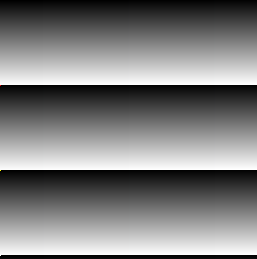
#> input picture pancake/tests/data/tiled-rgb16-old-deflate.tif, 257 x 259 px
$ python -i noah-peeters--ChimpStackr--src--algorithms--stacking_algorithms--cpu.py   (imports and definitions only)   (older library calls are emulated)
#> lines starting #> are read from the running program, lines starting #| are printed output that depends on the picture
#> further down, picture is the input picture: shape (259, 257, 3); mean B, G, R 125.6, 125.6, 125.6
"""
Focus stacking algorithms on CPU accelerated with Numba's njit.

Supports these stacking methods:
  - Laplacian Pyramid: Best for fine detail (hairs, bristles)
  - Hybrid: Pyramid detail with focus-weighted low frequencies (no halos)
  - Weighted Average: Smooth blending based on local contrast weights
  - Depth Map: Selects entire regions from the sharpest source frame
"""
import math

import numpy as np
import numba as nb
import cv2


# ──────────────────────────────────────────────
# Internal helpers
# ──────────────────────────────────────────────

# [188 lines left out: functions pad_array, get_deviation, gaussian_pyramid, compute_focusmap, compute_focusmap_thresholded, local_variance and 6 more, not called in this run]


def local_tone_map(image, strength=0.5):
    """
    Local tone-mapping to compensate for the contrast boost inherent
    in Laplacian pyramid max-contrast selection.

    Max-contrast selection pushes darks darker and brights brighter.
    This uses CLAHE (Contrast Limited Adaptive Histogram Equalization)
    blended with the original to bring the dynamic range back.

    Args:
        image: float32 BGR in 0-255 range
        strength: 0.0 = no tone-mapping, 1.0 = full CLAHE. Default 0.5.
    """
#> called with strength = 0.5
    if strength <= 0:
        return image

    # Work in float LAB and evaluate the CLAHE curves at full precision, so
    # the result isn't quantized to 256 levels (which an 8-bit round trip
    # would do to every stacked output). Same curves as cv2's CLAHE.
    img = np.clip(image, 0, 255).astype(np.float32) / 255.0
    lab = cv2.cvtColor(img, cv2.COLOR_BGR2LAB)   # L in 0..100
#> lab: shape (259, 257, 3) float32; mean of channels 0, 1, 2 51, 0, 0
    l_255 = np.clip(lab[:, :, 0] * 2.55, 0, 255)

    # CLAHE with moderate clip limit
    luts = _clahe_luts(np.round(l_255).astype(np.uint8), clip_limit=2.0, grid=8)
    l_corrected = _clahe_apply(luts, l_255)

    # Blend original L with CLAHE L
    lab[:, :, 0] = (l_255 * (1.0 - strength) + l_corrected * strength) / 2.55

    result = cv2.cvtColor(lab, cv2.COLOR_LAB2BGR)
    return np.clip(result * 255.0, 0, 255).astype(np.float32)


def _clahe_luts(gray_u8, clip_limit=2.0, grid=8):
    """Per-tile CLAHE lookup tables, computed like cv2.createCLAHE().

    Returns (luts[grid, grid, 256] float32, tile_w, tile_h).
    """
#> called with clip_limit = 2, grid = 8
    h, w = gray_u8.shape
#> h = 259; w = 257
    pad_y, pad_x = (-h) % grid, (-w) % grid
#> pad_y = 5; pad_x = 7
    src = cv2.copyMakeBorder(gray_u8, 0, pad_y, 0, pad_x, cv2.BORDER_REFLECT_101) \
        if pad_x or pad_y else gray_u8
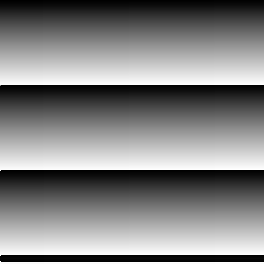
#> src: shape (264, 264); min 0, max 255, mean 129.5
    th, tw = src.shape[0] // grid, src.shape[1] // grid
#> th = 33; tw = 33
    hists = np.empty((grid, grid, 256), np.int64)
    for ty in range(grid):
        for tx in range(grid):
            tile = src[ty * th:(ty + 1) * th, tx * tw:(tx + 1) * tw]
            hists[ty, tx] = np.bincount(tile.ravel(), minlength=256)
    return clahe_luts_from_histograms(hists, tw * th, clip_limit), tw, th


def clahe_luts_from_histograms(hists, total, clip_limit=2.0):
    """CLAHE lookup tables from per-tile 256-bin histograms of `total` pixels."""
#> called with hists = array of shape (8, 8, 256), total = 1089, clip_limit = 2
    limit = max(int(clip_limit * total / 256), 1)
    luts = np.empty(hists.shape, np.float32)
    for tile in np.ndindex(hists.shape[:-1]):
        hist = hists[tile].astype(np.int64)
        clipped = int(np.maximum(hist - limit, 0).sum())
        hist = np.minimum(hist, limit)
        hist += clipped // 256
        residual = clipped - (clipped // 256) * 256
        if residual:
            step = max(256 // residual, 1)
            idx = np.arange(0, 256, step)[:residual]
            hist[idx] += 1
        luts[tile] = np.clip(np.round(np.cumsum(hist) * (255.0 / total)), 0, 255)
#> this loop made 64 passes
#> (clipped, residual, step) on passes 1 to 12: (825, 57, 4), (561, 49, 5), (825, 57, 4), (734, 222, 1), (825, 57, 4), (825, 57, 4), (566, 54, 4), (825, 57, 4), (825, 57, 4), (569, 57, 4), (825, 57, 4), (724, 212, 1)
    return luts


def _clahe_apply(lut_info, values):
    """Evaluate CLAHE at float values (0..255): bilinear between tiles, linear
    between LUT entries.

    Pixels between the same four tile centres share their LUTs, so each such
    block is evaluated with cv2.LUT (multi-threaded) instead of per-pixel
    gathers.
    """
    luts, tw, th = lut_info
#> tw = 33; th = 33
    grid = luts.shape[0]
#> grid = 8
    h, w = values.shape
#> h = 259; w = 257
    lo_f = np.floor(values)
    frac = (values - lo_f).astype(np.float32)
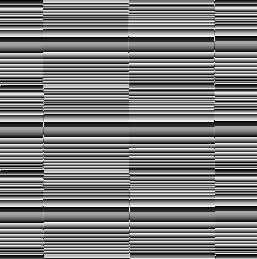
#> frac: shape (259, 257) float32; min 0, max 1, mean 0.485
    lo = np.clip(lo_f, 0, 255).astype(np.uint8)
    hi = cv2.add(lo, 1)                      # saturates at 255

    def regions(n, size):
        """(start, stop, tile1, tile2, weight-of-tile2) along one axis."""
        coords = np.arange(n, dtype=np.float32) / size - 0.5
        edges = [0] + [min(n, int(np.ceil((t + 0.5) * size))) for t in range(grid)] + [n]
#> edges = [0, 17, 50, 83, 116, 149, 182, 215, 248, 259]
        out = []
        for k in range(grid + 1):
            a, b = edges[k], edges[k + 1]
            if a < b:
                f = coords[a:b]
                out.append((a, b, max(k - 1, 0), min(k, grid - 1), (f - (k - 1)).astype(np.float32)))
        return out

    def tile_values(lut, lo_r, hi_r, fr):
        a, b = cv2.LUT(lo_r, lut), cv2.LUT(hi_r, lut)
        return a + (b - a) * fr

    out = np.empty((h, w), np.float32)
    for y0, y1, ty1, ty2, ya in regions(h, th):
        for x0, x1, tx1, tx2, xa in regions(w, tw):
            block = (lo[y0:y1, x0:x1], hi[y0:y1, x0:x1], frac[y0:y1, x0:x1])
            wx, wy = xa[None, :], ya[:, None]
            top = (tile_values(luts[ty1, tx1], *block) * (1.0 - wx)
                   + tile_values(luts[ty1, tx2], *block) * wx)
            bottom = (tile_values(luts[ty2, tx1], *block) * (1.0 - wx)
                      + tile_values(luts[ty2, tx2], *block) * wx)
            out[y0:y1, x0:x1] = top * (1.0 - wy) + bottom * wy
#> this loop made 9 passes
#> (y0, y1, ty1, ty2) on passes 1 to 9: (0, 17, 0, 0), (17, 50, 0, 1), (50, 83, 1, 2), (83, 116, 2, 3), (116, 149, 3, 4), (149, 182, 4, 5), (182, 215, 5, 6), (215, 248, 6, 7), (248, 259, 7, 7)
#> pass 2, in tile_values (call 41), `a, b = cv2.LUT(lo_r, lut), cv2.LUT(hi_r, lut)`:
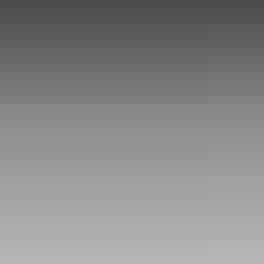
#> a: shape (33, 33) float32 (shown 8 times larger); min 76, max 181, mean 136
#> pass 2, in tile_values (call 42), `a, b = cv2.LUT(lo_r, lut), cv2.LUT(hi_r, lut)`:
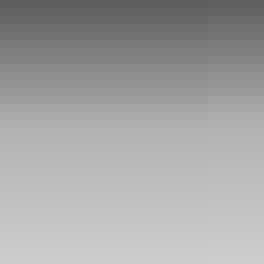
#> a: shape (33, 33) float32 (shown 8 times larger); min 94, max 205, mean 164
#> after the loop:
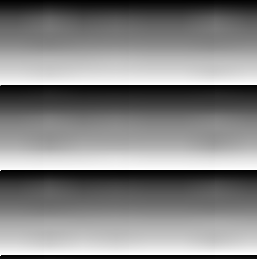
#> out: shape (259, 257) float32; min 1.92, max 255, mean 132.3
    return out


# ──────────────────────────────────────────────
# Hybrid pyramid stacking
# ──────────────────────────────────────────────
#
# Max-contrast selection on every pyramid level makes halos: at coarse
# levels an out-of-focus frame often has *more* local contrast next to an
# edge, because the blurred subject spills into the background. Halos only
# form where there is no in-focus detail, so Hybrid gates on that:
#   - on the subject (some frame has real fine detail there), every level
#     keeps max-contrast selection, for full crispness;
#   - elsewhere (background, the area around edges) coarse levels and the
#     base are a blend of all frames weighted by each frame's fine-detail
#     sharpness, so the frame where a nearby edge is in focus supplies the
#     low frequencies and out-of-focus spill can't leak in;
#   - on the fine levels, areas with no detail above the noise level are
#     blended instead of picking whichever frame is noisiest.
# A mild contrast boost is then applied to the fine detail bands on the
# subject only (at full precision), so smooth backgrounds stay clean.

HYBRID_WEIGHT_POWER = 4.0      # sharpness^p: higher = closer to picking one frame
HYBRID_NOISE_FACTOR = 4.0      # detail must exceed this x noise variance to be max-selected
HYBRID_SHARPNESS_KSIZE = 5     # window for the fine-detail sharpness measure
HYBRID_SPREAD_SIGMA = 2.0      # extra blur of coarse-level weights (in that level's pixels)
HYBRID_DETAIL_GATE = 2.0       # "subject" = sharpness above this x the background floor
HYBRID_DETAIL_GAIN = 0.08      # contrast boost of the fine detail bands on the subject


# [26 lines left out: functions hybrid_fine_level_count, fine_sharpness, _level_variance, not called in this run]


def _per_channel(weights, like):
    return weights[:, :, np.newaxis] if like.ndim == 3 else weights


class HybridFuser:
    """Streaming hybrid fusion: add frames one at a time, then call result().

    prepare() (pyramid + sharpness) is independent per frame and can run in a
    worker thread; add() must be called from one thread.
    """

    # [326 lines left out: functions __init__, prepare, add, _subject_mask, result, compute_focus_weights and 7 more, not called in this run]

>>> import cv2
>>> picture = cv2.imread('../../../pancake/tests/data/tiled-rgb16-old-deflate.tif')
>>> result = local_tone_map(picture)
#> in local_tone_map, `lab[:, :, 0] = (l_255 * (1.0 - strength) + l_corrected * strength) / 2..`: lab: shape (259, 257, 3) float32; mean of channels 0, 1, 2 51.4, 0, 0

$ run again, on pancake/tests/data/tiled-rgb16-worker-bands.tif
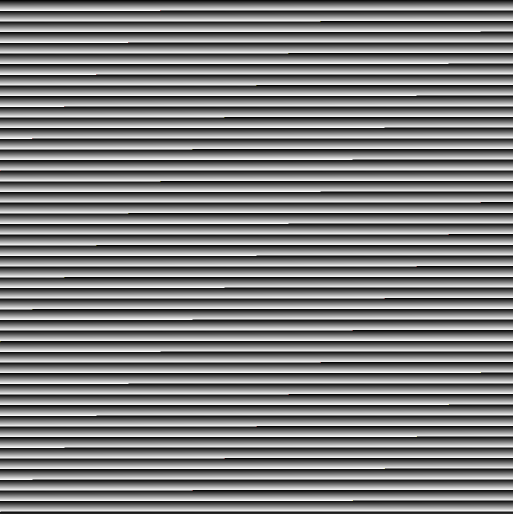
#> input picture pancake/tests/data/tiled-rgb16-worker-bands.tif, 1025 x 1027 px (shown at 1/2 size)
#> picture is the input picture: shape (1027, 1025, 3); mean B, G, R 127.1, 127.1, 127.1
#> the loop in clahe_luts_from_histograms, `for tile in np.ndindex(hists.shape[:-1]):` made 64 passes
#> (clipped, residual, step, idx) on passes 30, 34, 39: (1034, 10, 25, [0, 25, 50, 75, 100, 125, 150, 175, 200, 225]), (1032, 8, 32, [0, 32, 64, 96, 128, 160, 192, 224]), (1286, 6, 42, [0, 42, 84, 126, 168, 210])
#> in _clahe_apply, `luts, tw, th = lut_info`: tw = 129
#> in _clahe_apply, `frac = (values - lo_f).astype(np.float32)`:
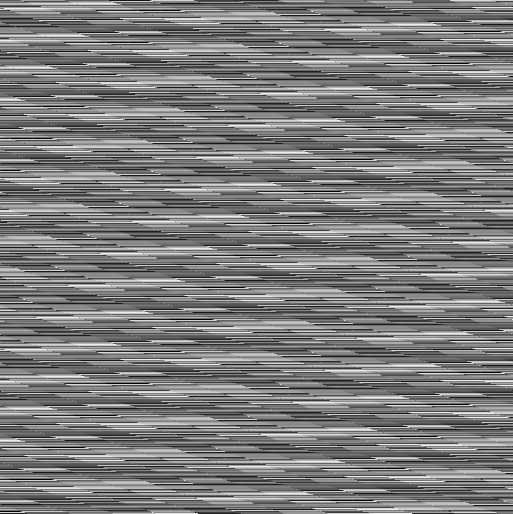
#> frac: shape (1027, 1025) float32 (shown at 1/2 size); min 0, max 1, mean 0.485
#> edges = [0, 65, 194, 323, 452, 581, 710, 839, 968, 1027]
#> the loop in _clahe_apply, `for y0, y1, ty1, ty2, ya in regions(h, th):` made 9 passes
#> (y0, y1, ty1, ty2) on passes 1 to 8: (0, 65, 0, 0), (65, 194, 0, 1), (194, 323, 1, 2), (323, 452, 2, 3), (452, 581, 3, 4), (581, 710, 4, 5), (710, 839, 5, 6), (839, 968, 6, 7)
#> pass 1, in tile_values (call 5), `a, b = cv2.LUT(lo_r, lut), cv2.LUT(hi_r, lut)`:
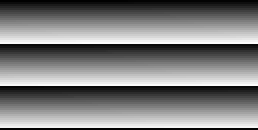
#> a: shape (65, 129) float32 (shown 2 times larger); min 1, max 255, mean 126.4
